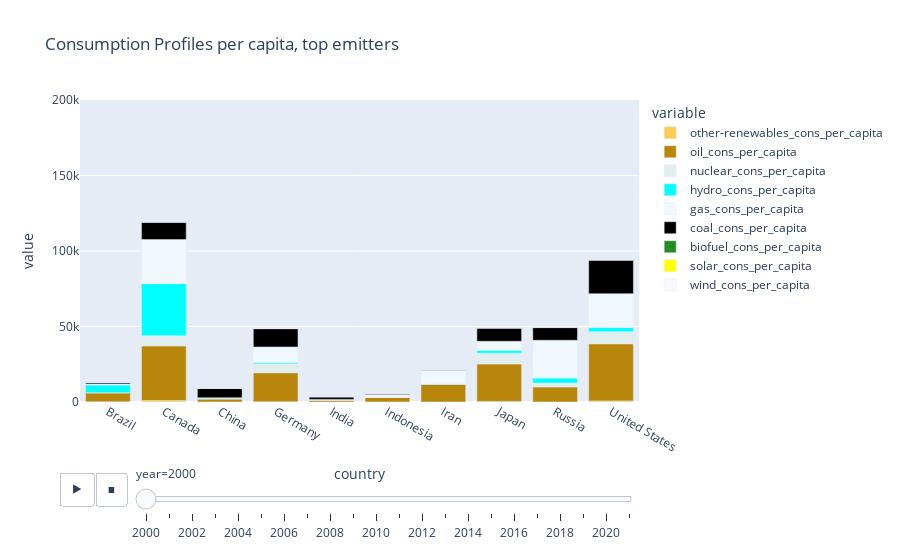

Here is the notebook cell this chart was saved with:
### Code cell
cons_per_src_features = ['year', 'country'] + [col for col in wec.columns if '_cons_per_capita' in col]

cons_per_src=wec.copy()
cons_per_src=cons_per_src[cons_per_src_features]
cons_per_src=cons_per_src.fillna(method='ffill').fillna(method='bfill')
cons_per_src=cons_per_src[cons_per_src['year']>=2000]
cons_per_src['year']=pd.to_datetime(cons_per_src['year'], format='%Y')
cons_per_src['year']=cons_per_src['year'].dt.year
cons_per_src=cons_per_src[cons_per_src['country'].isin(t)]

fig = px.bar(cons_per_src, 
             x="country", y=['other-renewables_cons_per_capita', 'oil_cons_per_capita', 'nuclear_cons_per_capita', 'hydro_cons_per_capita',
                             'gas_cons_per_capita','coal_cons_per_capita', 'biofuel_cons_per_capita','solar_cons_per_capita', 'wind_cons_per_capita'], 
             title="Consumption Profiles per capita, top emitters",
             color_discrete_map={
                'coal_cons_per_capita':'black',
                'gas_cons_per_capita': '#F0F8FF',
                'oil_cons_per_capita': "#B8860B",
                'nuclear_cons_per_capita': "#E0EEEE",
                'hydro_cons_per_capita': "#00FFFF",
                'biofuel_cons_per_capita': '#228B22',
                'solar_cons_per_capita': '#FFFF00', 
                'wind_cons_per_capita':'#F8F8FF',
                'other-renewables_energy_per_capita': "magenta"}, 
             animation_frame="year", 
             animation_group="country",                         
             range_y=[0, 200000])
plt.tight_layout()
fig.show()

### Figure 1 — Plotly figure (JSON) as saved in the notebook; plotly's stock layout.template omitted (floating-point values rounded to 4 significant figures)
{"data": [{"alignmentgroup": "True", "hovertemplate": "variable=other-renewables_cons_per_capita<br>year=2000<br>country=%{x}<br>value=%{y}<extra></extra>", "ids": ["Brazil", "Canada", "China", "Germany", "India", "Indonesia", "Iran", "Japan", "Russia", "United States"], "legendgroup": "other-renewables_cons_per_capita", "marker": {"color": "#FECB52", "pattern": {"shape": ""}}, "name": "other-renewables_cons_per_capita", "offsetgroup": "other-renewables_cons_per_capita", "orientation": "v", "showlegend": true, "textposition": "auto", "type": "bar", "x": ["Brazil", "Canada", "China", "Germany", "India", "Indonesia", "Iran", "Japan", "Russia", "United States"], "xaxis": "x", "y": [143.5, 930.6, 6.245, 133.3, 5.094, 65.37, 0, 394.0, 1.587, 735.8], "yaxis": "y"}, {"alignmentgroup": "True", "hovertemplate": "variable=oil_cons_per_capita<br>year=2000<br>country=%{x}<br>value=%{y}<extra></extra>", "ids": ["Brazil", "Canada", "China", "Germany", "India", "Indonesia", "Iran", "Japan", "Russia", "United States"], "legendgroup": "oil_cons_per_capita", "marker": {"color": "#B8860B", "pattern": {"shape": ""}}, "name": "oil_cons_per_capita", "offsetgroup": "oil_cons_per_capita", "orientation": "v", "showlegend": true, "textposition": "auto", "type": "bar", "x": ["Brazil", "Canada", "China", "Germany", "India", "Indonesia", "Iran", "Japan", "Russia", "United States"], "xaxis": "x", "y": [5924.0, 36260.0, 2035.0, 19290.0, 1213.0, 3012.0, 11820.0, 24850.0, 10010.0, 37820.0], "yaxis": "y"}, {"alignmentgroup": "True", "hovertemplate": "variable=nuclear_cons_per_capita<br>year=2000<br>country=%{x}<br>value=%{y}<extra></extra>", "ids": ["Brazil", "Canada", "China", "Germany", "India", "Indonesia", "Iran", "Japan", "Russia", "United States"], "legendgroup": "nuclear_cons_per_capita", "marker": {"color": "#E0EEEE", "pattern": {"shape": ""}}, "name": "nuclear_cons_per_capita", "offsetgroup": "nuclear_cons_per_capita", "orientation": "v", "showlegend": true, "textposition": "auto", "type": "bar", "x": ["Brazil", "Canada", "China", "Germany", "India", "Indonesia", "Iran", "Japan", "Russia", "United States"], "xaxis": "x", "y": [98.15, 6706.0, 36.8, 5912.0, 42.35, 0, 0, 7101.0, 2533.0, 7993.0], "yaxis": "y"}, {"alignmentgroup": "True", "hovertemplate": "variable=hydro_cons_per_capita<br>year=2000<br>country=%{x}<br>value=%{y}<extra></extra>", "ids": ["Brazil", "Canada", "China", "Germany", "India", "Indonesia", "Iran", "Japan", "Russia", "United States"], "legendgroup": "hydro_cons_per_capita", "marker": {"color": "#00FFFF", "pattern": {"shape": ""}}, "name": "hydro_cons_per_capita", "offsetgroup": "hydro_cons_per_capita", "orientation": "v", "showlegend": true, "textposition": "auto", "type": "bar", "x": ["Brazil", "Canada", "China", "Germany", "India", "Indonesia", "Iran", "Japan", "Russia", "United States"], "xaxis": "x", "y": [5150.0, 34490.0, 509.6, 904.5, 215.5, 140.0, 170.4, 1959.0, 3314.0, 2863.0], "yaxis": "y"}, {"alignmentgroup": "True", "hovertemplate": "variable=gas_cons_per_capita<br>year=2000<br>country=%{x}<br>value=%{y}<extra></extra>", "ids": ["Brazil", "Canada", "China", "Germany", "India", "Indonesia", "Iran", "Japan", "Russia", "United States"], "legendgroup": "gas_cons_per_capita", "marker": {"color": "#F0F8FF", "pattern": {"shape": ""}}, "name": "gas_cons_per_capita", "offsetgroup": "gas_cons_per_capita", "orientation": "v", "showlegend": true, "textposition": "auto", "type": "bar", "x": ["Brazil", "Canada", "China", "Germany", "India", "Indonesia", "Iran", "Japan", "Russia", "United States"], "xaxis": "x", "y": [555.2, 29170.0, 191.4, 10190.0, 240.0, 1560.0, 9058.0, 5933.0, 25010.0, 22310.0], "yaxis": "y"}, {"alignmentgroup": "True", "hovertemplate": "variable=coal_cons_per_capita<br>year=2000<br>country=%{x}<br>value=%{y}<extra></extra>", "ids": ["Brazil", "Canada", "China", "Germany", "India", "Indonesia", "Iran", "Japan", "Russia", "United States"], "legendgroup": "coal_cons_per_capita", "marker": {"color": "black", "pattern": {"shape": ""}}, "name": "coal_cons_per_capita", "offsetgroup": "coal_cons_per_capita", "orientation": "v", "showlegend": true, "textposition": "auto", "type": "bar", "x": ["Brazil", "Canada", "China", "Germany", "India", "Indonesia", "Iran", "Japan", "Russia", "United States"], "xaxis": "x", "y": [864.9, 11610.0, 6363.0, 12190.0, 1809.0, 723.7, 231.0, 8709.0, 8402.0, 22320.0], "yaxis": "y"}, {"alignmentgroup": "True", "hovertemplate": "variable=biofuel_cons_per_capita<br>year=2000<br>country=%{x}<br>value=%{y}<extra></extra>", "ids": ["Brazil", "Canada", "China", "Germany", "India", "Indonesia", "Iran", "Japan", "Russia", "United States"], "legendgroup": "biofuel_cons_per_capita", "marker": {"color": "#228B22", "pattern": {"shape": ""}}, "name": "biofuel_cons_per_capita", "offsetgroup": "biofuel_cons_per_capita", "orientation": "v", "showlegend": true, "textposition": "auto", "type": "bar", "x": ["Brazil", "Canada", "China", "Germany", "India", "Indonesia", "Iran", "Japan", "Russia", "United States"], "xaxis": "x", "y": [387.3, 50.61, 0, 31.56, 0, 0, 310.2, 227.7, 360.9, 131.4], "yaxis": "y"}, {"alignmentgroup": "True", "hovertemplate": "variable=solar_cons_per_capita<br>year=2000<br>country=%{x}<br>value=%{y}<extra></extra>", "ids": ["Brazil", "Canada", "China", "Germany", "India", "Indonesia", "Iran", "Japan", "Russia", "United States"], "legendgroup": "solar_cons_per_capita", "marker": {"color": "#FFFF00", "pattern": {"shape": ""}}, "name": "solar_cons_per_capita", "offsetgroup": "solar_cons_per_capita", "orientation": "v", "showlegend": true, "textposition": "auto", "type": "bar", "x": ["Brazil", "Canada", "China", "Germany", "India", "Indonesia", "Iran", "Japan", "Russia", "United States"], "xaxis": "x", "y": [0, 1.587, 0.05, 0, 0.02, 0, 0, 7.978, 0, 5.443], "yaxis": "y"}, {"alignmentgroup": "True", "hovertemplate": "variable=wind_cons_per_capita<br>year=2000<br>country=%{x}<br>value=%{y}<extra></extra>", "ids": ["Brazil", "Canada", "China", "Germany", "India", "Indonesia", "Iran", "Japan", "Russia", "United States"], "legendgroup": "wind_cons_per_capita", "marker": {"color": "#F8F8FF", "pattern": {"shape": ""}}, "name": "wind_cons_per_capita", "offsetgroup": "wind_cons_per_capita", "orientation": "v", "showlegend": true, "textposition": "auto", "type": "bar", "x": ["Brazil", "Canada", "China", "Germany", "India", "Indonesia", "Iran", "Japan", "Russia", "United States"], "xaxis": "x", "y": [0.017, 25.52, 1.352, 345.1, 4.427, 0, 1.645, 2.527, 0.038, 59.3], "yaxis": "y"}], "layout": {"barmode": "relative", "legend": {"title": {"text": "variable"}, "tracegroupgap": 0}, "sliders": [{"active": 0, "currentvalue": {"prefix": "year="}, "len": 0.9, "pad": {"b": 10, "t": 60}, "steps": [{"args": [["2000"], {"frame": {"duration": 0, "redraw": true}, "fromcurrent": true, "mode": "immediate", "transition": {"duration": 0, "easing": "linear"}}], "label": "2000", "method": "animate"}, {"args": [["2001"], {"frame": {"duration": 0, "redraw": true}, "fromcurrent": true, "mode": "immediate", "transition": {"duration": 0, "easing": "linear"}}], "label": "2001", "method": "animate"}, {"args": [["2002"], {"frame": {"duration": 0, "redraw": true}, "fromcurrent": true, "mode": "immediate", "transition": {"duration": 0, "easing": "linear"}}], "label": "2002", "method": "animate"}, {"args": [["2003"], {"frame": {"duration": 0, "redraw": true}, "fromcurrent": true, "mode": "immediate", "transition": {"duration": 0, "easing": "linear"}}], "label": "2003", "method": "animate"}, {"args": [["2004"], {"frame": {"duration": 0, "redraw": true}, "fromcurrent": true, "mode": "immediate", "transition": {"duration": 0, "easing": "linear"}}], "label": "2004", "method": "animate"}, {"args": [["2005"], {"frame": {"duration": 0, "redraw": true}, "fromcurrent": true, "mode": "immediate", "transition": {"duration": 0, "easing": "linear"}}], "label": "2005", "method": "animate"}, {"args": [["2006"], {"frame": {"duration": 0, "redraw": true}, "fromcurrent": true, "mode": "immediate", "transition": {"duration": 0, "easing": "linear"}}], "label": "2006", "method": "animate"}, {"args": [["2007"], {"frame": {"duration": 0, "redraw": true}, "fromcurrent": true, "mode": "immediate", "transition": {"duration": 0, "easing": "linear"}}], "label": "2007", "method": "animate"}, {"args": [["2008"], {"frame": {"duration": 0, "redraw": true}, "fromcurrent": true, "mode": "immediate", "transition": {"duration": 0, "easing": "linear"}}], "label": "2008", "method": "animate"}, {"args": [["2009"], {"frame": {"duration": 0, "redraw": true}, "fromcurrent": true, "mode": "immediate", "transition": {"duration": 0, "easing": "linear"}}], "label": "2009", "method": "animate"}, {"args": [["2010"], {"frame": {"duration": 0, "redraw": true}, "fromcurrent": true, "mode": "immediate", "transition": {"duration": 0, "easing": "linear"}}], "label": "2010", "method": "animate"}, {"args": [["2011"], {"frame": {"duration": 0, "redraw": true}, "fromcurrent": true, "mode": "immediate", "transition": {"duration": 0, "easing": "linear"}}], "label": "2011", "method": "animate"}, {"args": [["2012"], {"frame": {"duration": 0, "redraw": true}, "fromcurrent": true, "mode": "immediate", "transition": {"duration": 0, "easing": "linear"}}], "label": "2012", "method": "animate"}, {"args": [["2013"], {"frame": {"duration": 0, "redraw": true}, "fromcurrent": true, "mode": "immediate", "transition": {"duration": 0, "easing": "linear"}}], "label": "2013", "method": "animate"}, {"args": [["2014"], {"frame": {"duration": 0, "redraw": true}, "fromcurrent": true, "mode": "immediate", "transition": {"duration": 0, "easing": "linear"}}], "label": "2014", "method": "animate"}, {"args": [["2015"], {"frame": {"duration": 0, "redraw": true}, "fromcurrent": true, "mode": "immediate", "transition": {"duration": 0, "easing": "linear"}}], "label": "2015", "method": "animate"}, {"args": [["2016"], {"frame": {"duration": 0, "redraw": true}, "fromcurrent": true, "mode": "immediate", "transition": {"duration": 0, "easing": "linear"}}], "label": "2016", "method": "animate"}, {"args": [["2017"], {"frame": {"duration": 0, "redraw": true}, "fromcurrent": true, "mode": "immediate", "transition": {"duration": 0, "easing": "linear"}}], "label": "2017", "method": "animate"}, {"args": [["2018"], {"frame": {"duration": 0, "redraw": true}, "fromcurrent": true, "mode": "immediate", "transition": {"duration": 0, "easing": "linear"}}], "label": "2018", "method": "animate"}, {"args": [["2019"], {"frame": {"duration": 0, "redraw": true}, "fromcurrent": true, "mode": "immediate", "transition": {"duration": 0, "easing": "linear"}}], "label": "2019", "method": "animate"}, {"args": [["2020"], {"frame": {"duration": 0, "redraw": true}, "fromcurrent": true, "mode": "immediate", "transition": {"duration": 0, "easing": "linear"}}], "label": "2020", "method": "animate"}, {"args": [["2021"], {"frame": {"duration": 0, "redraw": true}, "fromcurrent": true, "mode": "immediate", "transition": {"duration": 0, "easing": "linear"}}], "label": "2021", "method": "animate"}], "x": 0.1, "xanchor": "left", "y": 0, "yanchor": "top"}], "title": {"text": "Consumption Profiles per capita, top emitters"}, "updatemenus": [{"buttons": [{"args": [null, {"frame": {"duration": 500, "redraw": true}, "fromcurrent": true, "mode": "immediate", "transition": {"duration": 500, "easing": "linear"}}], "label": "&#9654;", "method": "animate"}, {"args": [[null], {"frame": {"duration": 0, "redraw": true}, "fromcurrent": true, "mode": "immediate", "transition": {"duration": 0, "easing": "linear"}}], "label": "&#9724;", "method": "animate"}], "direction": "left", "pad": {"r": 10, "t": 70}, "showactive": false, "type": "buttons", "x": 0.1, "xanchor": "right", "y": 0, "yanchor": "top"}], "xaxis": {"anchor": "y", "domain": [0, 1], "title": {"text": "country"}}, "yaxis": {"anchor": "x", "domain": [0, 1], "range": [0, 200000], "title": {"text": "value"}}}}
